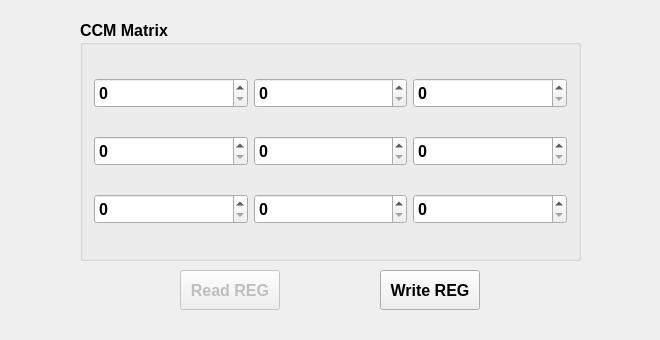
<?xml version="1.0" encoding="UTF-8"?>
<ui version="4.0">
 <class>CCM_tabClass</class>
 <widget class="QWidget" name="CCM_tabClass">
  <property name="geometry">
   <rect>
    <x>0</x>
    <y>0</y>
    <width>660</width>
    <height>340</height>
   </rect>
  </property>
  <property name="minimumSize">
   <size>
    <width>660</width>
    <height>340</height>
   </size>
  </property>
  <property name="windowTitle">
   <string>CCM_tab</string>
  </property>
  <widget class="QPushButton" name="ccm_read_btn">
   <property name="enabled">
    <bool>false</bool>
   </property>
   <property name="geometry">
    <rect>
     <x>180</x>
     <y>270</y>
     <width>100</width>
     <height>40</height>
    </rect>
   </property>
   <property name="minimumSize">
    <size>
     <width>100</width>
     <height>40</height>
    </size>
   </property>
   <property name="font">
    <font>
     <pointsize>12</pointsize>
     <bold>true</bold>
    </font>
   </property>
   <property name="text">
    <string>Read REG</string>
   </property>
  </widget>
  <widget class="QPushButton" name="ccm_write_btn">
   <property name="geometry">
    <rect>
     <x>380</x>
     <y>270</y>
     <width>100</width>
     <height>40</height>
    </rect>
   </property>
   <property name="minimumSize">
    <size>
     <width>100</width>
     <height>40</height>
    </size>
   </property>
   <property name="font">
    <font>
     <pointsize>12</pointsize>
     <bold>true</bold>
    </font>
   </property>
   <property name="text">
    <string>Write REG</string>
   </property>
  </widget>
  <widget class="QGroupBox" name="groupBox">
   <property name="geometry">
    <rect>
     <x>80</x>
     <y>20</y>
     <width>501</width>
     <height>241</height>
    </rect>
   </property>
   <property name="font">
    <font>
     <pointsize>12</pointsize>
     <bold>true</bold>
    </font>
   </property>
   <property name="title">
    <string>CCM Matrix</string>
   </property>
   <layout class="QGridLayout" name="gridLayout">
    <item row="0" column="0">
     <widget class="QSpinBox" name="ccm_a11">
      <property name="minimumSize">
       <size>
        <width>150</width>
        <height>30</height>
       </size>
      </property>
      <property name="font">
       <font>
        <pointsize>12</pointsize>
        <bold>true</bold>
       </font>
      </property>
     </widget>
    </item>
    <item row="0" column="1">
     <widget class="QSpinBox" name="ccm_a12">
      <property name="minimumSize">
       <size>
        <width>150</width>
        <height>30</height>
       </size>
      </property>
      <property name="font">
       <font>
        <pointsize>12</pointsize>
        <bold>true</bold>
       </font>
      </property>
     </widget>
    </item>
    <item row="0" column="2">
     <widget class="QSpinBox" name="ccm_a13">
      <property name="minimumSize">
       <size>
        <width>150</width>
        <height>30</height>
       </size>
      </property>
      <property name="font">
       <font>
        <pointsize>12</pointsize>
        <bold>true</bold>
       </font>
      </property>
     </widget>
    </item>
    <item row="1" column="0">
     <widget class="QSpinBox" name="ccm_a21">
      <property name="minimumSize">
       <size>
        <width>150</width>
        <height>30</height>
       </size>
      </property>
      <property name="font">
       <font>
        <pointsize>12</pointsize>
        <bold>true</bold>
       </font>
      </property>
     </widget>
    </item>
    <item row="1" column="1">
     <widget class="QSpinBox" name="ccm_a22">
      <property name="minimumSize">
       <size>
        <width>150</width>
        <height>30</height>
       </size>
      </property>
      <property name="font">
       <font>
        <pointsize>12</pointsize>
        <bold>true</bold>
       </font>
      </property>
     </widget>
    </item>
    <item row="1" column="2">
     <widget class="QSpinBox" name="ccm_a23">
      <property name="minimumSize">
       <size>
        <width>150</width>
        <height>30</height>
       </size>
      </property>
      <property name="font">
       <font>
        <pointsize>12</pointsize>
        <bold>true</bold>
       </font>
      </property>
     </widget>
    </item>
    <item row="2" column="0">
     <widget class="QSpinBox" name="ccm_a31">
      <property name="minimumSize">
       <size>
        <width>150</width>
        <height>30</height>
       </size>
      </property>
      <property name="font">
       <font>
        <pointsize>12</pointsize>
        <bold>true</bold>
       </font>
      </property>
     </widget>
    </item>
    <item row="2" column="1">
     <widget class="QSpinBox" name="ccm_a32">
      <property name="minimumSize">
       <size>
        <width>150</width>
        <height>30</height>
       </size>
      </property>
      <property name="font">
       <font>
        <pointsize>12</pointsize>
        <bold>true</bold>
       </font>
      </property>
     </widget>
    </item>
    <item row="2" column="2">
     <widget class="QSpinBox" name="ccm_a33">
      <property name="minimumSize">
       <size>
        <width>150</width>
        <height>30</height>
       </size>
      </property>
      <property name="font">
       <font>
        <pointsize>12</pointsize>
        <bold>true</bold>
       </font>
      </property>
     </widget>
    </item>
   </layout>
  </widget>
 </widget>
 <layoutdefault spacing="6" margin="11"/>
 <resources/>
 <connections/>
</ui>
